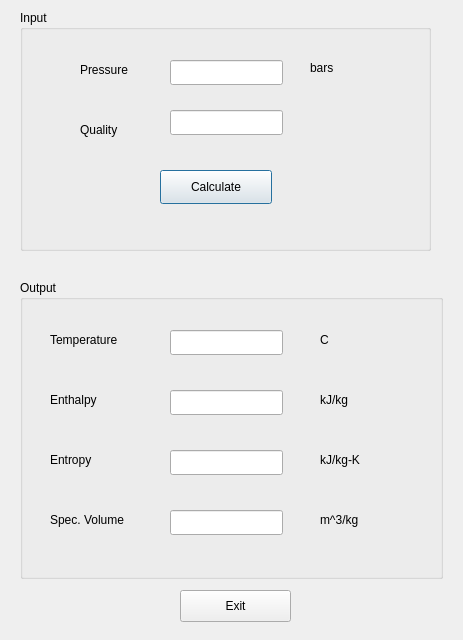
<?xml version="1.0" encoding="UTF-8"?>
<ui version="4.0">
 <class>Dialog</class>
 <widget class="QDialog" name="Dialog">
  <property name="geometry">
   <rect>
    <x>0</x>
    <y>0</y>
    <width>463</width>
    <height>640</height>
   </rect>
  </property>
  <property name="windowTitle">
   <string>Dialog</string>
  </property>
  <widget class="QGroupBox" name="Input">
   <property name="geometry">
    <rect>
     <x>20</x>
     <y>10</y>
     <width>411</width>
     <height>241</height>
    </rect>
   </property>
   <property name="title">
    <string>Input</string>
   </property>
   <widget class="QLineEdit" name="lineEdit_pressure">
    <property name="geometry">
     <rect>
      <x>150</x>
      <y>50</y>
      <width>113</width>
      <height>25</height>
     </rect>
    </property>
   </widget>
   <widget class="QLineEdit" name="lineEdit_quality">
    <property name="geometry">
     <rect>
      <x>150</x>
      <y>100</y>
      <width>113</width>
      <height>25</height>
     </rect>
    </property>
   </widget>
   <widget class="QLabel" name="label">
    <property name="geometry">
     <rect>
      <x>60</x>
      <y>50</y>
      <width>68</width>
      <height>19</height>
     </rect>
    </property>
    <property name="text">
     <string>Pressure</string>
    </property>
   </widget>
   <widget class="QLabel" name="label_2">
    <property name="geometry">
     <rect>
      <x>60</x>
      <y>110</y>
      <width>68</width>
      <height>19</height>
     </rect>
    </property>
    <property name="text">
     <string>Quality</string>
    </property>
   </widget>
   <widget class="QPushButton" name="pushButton_calculate">
    <property name="geometry">
     <rect>
      <x>140</x>
      <y>160</y>
      <width>112</width>
      <height>34</height>
     </rect>
    </property>
    <property name="text">
     <string>Calculate</string>
    </property>
   </widget>
   <widget class="QLabel" name="label_3">
    <property name="geometry">
     <rect>
      <x>290</x>
      <y>50</y>
      <width>58</width>
      <height>16</height>
     </rect>
    </property>
    <property name="text">
     <string>bars</string>
    </property>
   </widget>
  </widget>
  <widget class="QGroupBox" name="Output">
   <property name="geometry">
    <rect>
     <x>20</x>
     <y>280</y>
     <width>423</width>
     <height>299</height>
    </rect>
   </property>
   <property name="title">
    <string>Output</string>
   </property>
   <widget class="QLabel" name="label_4">
    <property name="geometry">
     <rect>
      <x>30</x>
      <y>50</y>
      <width>81</width>
      <height>19</height>
     </rect>
    </property>
    <property name="text">
     <string>Temperature</string>
    </property>
   </widget>
   <widget class="QLabel" name="label_5">
    <property name="geometry">
     <rect>
      <x>30</x>
      <y>110</y>
      <width>68</width>
      <height>19</height>
     </rect>
    </property>
    <property name="text">
     <string>Enthalpy</string>
    </property>
   </widget>
   <widget class="QLabel" name="label_6">
    <property name="geometry">
     <rect>
      <x>30</x>
      <y>170</y>
      <width>68</width>
      <height>19</height>
     </rect>
    </property>
    <property name="text">
     <string>Entropy</string>
    </property>
   </widget>
   <widget class="QLabel" name="label_7">
    <property name="geometry">
     <rect>
      <x>30</x>
      <y>230</y>
      <width>91</width>
      <height>19</height>
     </rect>
    </property>
    <property name="text">
     <string>Spec. Volume</string>
    </property>
   </widget>
   <widget class="QLineEdit" name="lineEdit_temp">
    <property name="geometry">
     <rect>
      <x>150</x>
      <y>50</y>
      <width>113</width>
      <height>25</height>
     </rect>
    </property>
   </widget>
   <widget class="QLineEdit" name="lineEdit_enthalpy">
    <property name="geometry">
     <rect>
      <x>150</x>
      <y>110</y>
      <width>113</width>
      <height>25</height>
     </rect>
    </property>
   </widget>
   <widget class="QLineEdit" name="lineEdit_entropy">
    <property name="geometry">
     <rect>
      <x>150</x>
      <y>170</y>
      <width>113</width>
      <height>25</height>
     </rect>
    </property>
   </widget>
   <widget class="QLineEdit" name="lineEdit_specificVolume">
    <property name="geometry">
     <rect>
      <x>150</x>
      <y>230</y>
      <width>113</width>
      <height>25</height>
     </rect>
    </property>
   </widget>
   <widget class="QLabel" name="label_16">
    <property name="geometry">
     <rect>
      <x>300</x>
      <y>50</y>
      <width>21</width>
      <height>20</height>
     </rect>
    </property>
    <property name="text">
     <string>C</string>
    </property>
   </widget>
   <widget class="QLabel" name="label_17">
    <property name="geometry">
     <rect>
      <x>300</x>
      <y>110</y>
      <width>41</width>
      <height>20</height>
     </rect>
    </property>
    <property name="text">
     <string>kJ/kg</string>
    </property>
   </widget>
   <widget class="QLabel" name="label_18">
    <property name="geometry">
     <rect>
      <x>300</x>
      <y>170</y>
      <width>51</width>
      <height>20</height>
     </rect>
    </property>
    <property name="text">
     <string>kJ/kg-K</string>
    </property>
   </widget>
   <widget class="QLabel" name="label_19">
    <property name="geometry">
     <rect>
      <x>300</x>
      <y>230</y>
      <width>51</width>
      <height>20</height>
     </rect>
    </property>
    <property name="text">
     <string>m^3/kg</string>
    </property>
   </widget>
  </widget>
  <widget class="QPushButton" name="pushButton_Exit">
   <property name="geometry">
    <rect>
     <x>180</x>
     <y>590</y>
     <width>111</width>
     <height>32</height>
    </rect>
   </property>
   <property name="text">
    <string>Exit</string>
   </property>
  </widget>
 </widget>
 <resources/>
 <connections/>
</ui>
